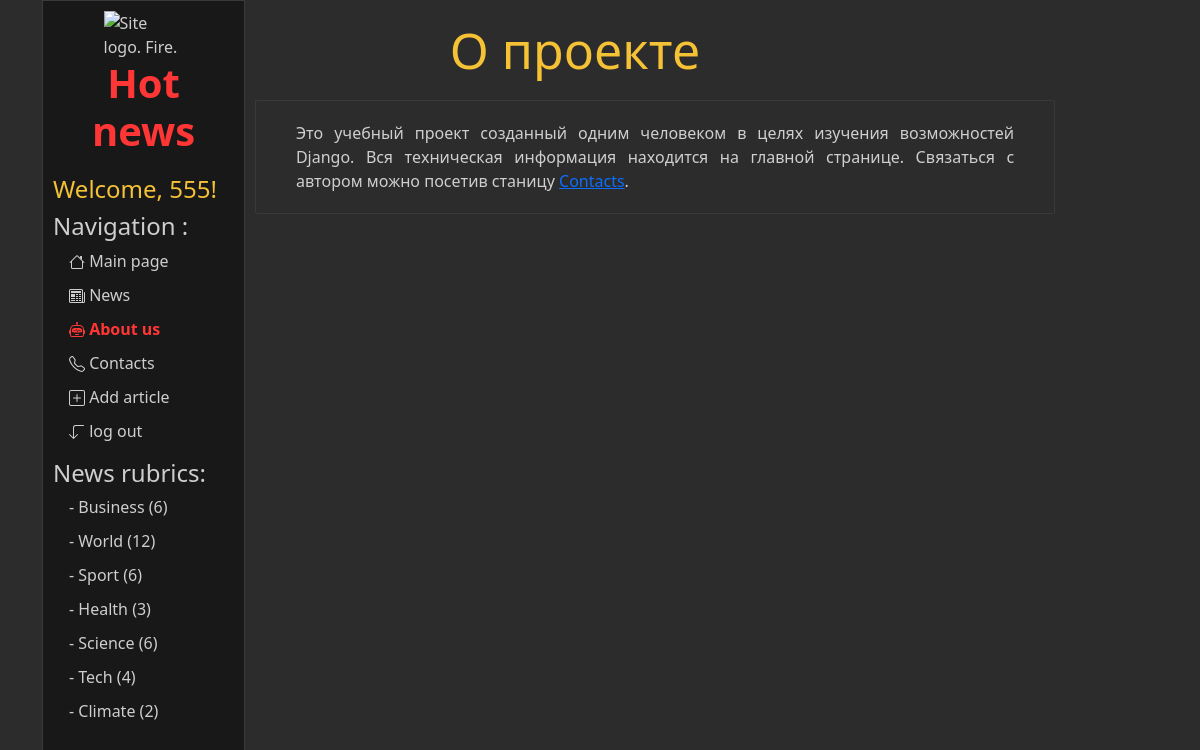
Screenshot of /about/ (signed in) with the database file from the repository.
### news/models.py (models this page shows, shortened)
class Rubric(models.Model):
    name = models.CharField(max_length=150,
                            help_text="Enter the article's rubric",
                            verbose_name="The article's rubric")
    class Meta:
        verbose_name = "Рубрику"
        verbose_name_plural = "Рубрики"

### main/views.py (the view)
# urls.py: path('about/', views.about, name='about'),
def about(request):
    rubrics = Rubric.objects.all()
    context = {'rubrics': rubrics}
    return render(request, 'main/about.html', context)

### main/templates/main/about.html (shortened to what this page needs)
{% extends "main/base.html" %}
{% block content %}
    <div class="features">
        <h1>О проекте</h1>
        <div class='article'>
            <p>Это учебный проект созданный одним человеком в целях изучения возможностей Django. Вся техническая информация находится на главной странице. Связаться с автором можно посетив станицу <a href="{% url 'contacts' %}">Contacts</a>.</p>
        </div>
    </div>
{% endblock content %}

### main/templates/main/base.html (shortened to what this page needs)
{% load static %}
<!DOCTYPE html>
<html lang="en">
    <head>
        <link rel="stylesheet" href="https://cdn.jsdelivr.net/npm/bootstrap@5.2.0-beta1/dist/css/bootstrap.min.css">
        <link rel="stylesheet" href="{% static 'main/css/main.css' %}">
    </head>
    <body>
        <div class="container">
            <div class=".col-">
                <aside>
                    <div>
                        <img src="{% static 'main/img/fire.png' %}" alt="Site logo. Fire.">
                        <h1 class="logo"> Hot news </h1>
                    </div>
                    <div>
                        {% if user.is_authenticated %}
                            <h4 style="color: #f5c236">Welcome, {{user.get_username.title}}!</h4>
                        {% endif %}
                        <h4>Navigation :</h4>
                        <ul>
                            <li><a href="{% url 'index' %}" class=""> Main page</a></li>
                            <li><a href="{% url 'news_index' %}" class=""> News </a></li>
                            <li><a href="{% url 'about' %}" class="{% if request.resolver_match.view_name  == 'about' %}active_a{% endif %}"> About us </a></li>
                            <li><a href="{% url 'contacts' %}" class=""> Contacts </a></li>
                            {% if user.is_authenticated %}
                              <li><a href="{% url 'add_an_article' %}" class=""> Add article </a></li>
                              <li><a href="{% url 'logout' %}" class=""> log out </a></li>
                            {% endif %}
                        </ul>
                        {% if rubrics %}
                            <h4>News rubrics:</h4>
                            <ul>
                                {%for rubric in rubrics%}
                                    <li><a href="{% url 'by_rubric' rubric.pk %}" class="{% if rubric.name == current_rubric.name %}active_a{% endif %}"> - {{rubric.name}} ({{rubric.newsarticles_set.count}})</a></li>
                                {%endfor%}
                            </ul>
                        {% endif %}
                    </div>
                </aside>
            </div>
            <div class=".col-md">
                <main>
                    {% block content %}
                    {% endblock content %}
                </main>
            </div>
        </div>
    </body>
</html>

### main/static/main/css/main.css (style rules this page uses)
* { margin: 0; padding: 0; box-sizing: border-box; }
body { background: #2c2c2c; }
aside { position: sticky; top: 0px; width: 203px; background: #181818; padding: 10px; height: 270vh; color: rgba(209, 209, 209, 0.986); border: 1px solid #3a3a3a; }
aside img { width: 80px; display: block; margin: 0 auto; }
aside .logo { margin: 0; margin-bottom: 20px; width: 100%; text-align: center; font-weight: bold; color: rgb(255, 54, 54); }
aside a { text-decoration-line: none; color: rgb(206, 206, 206); }
aside ul { padding-left: 1rem; }
aside ul li { color: rgb(207, 207, 207); display: block; margin-bottom: 10px; transition: transform 0.5s ease; list-style: none; }
.active_a { color: rgb(255, 54, 54); font-weight: bold; text-decoration: none; transform: scale3d(1.1, 1.1, 1.1); }
.article { border: 1px solid #3a3a3a; border-radius: 1%; width: 800px; margin: 20px auto; }
.features { color: rgb(207, 207, 207); text-align: center; width: 80%; }
.features p, h1, h2, h3 { width: 90%; margin: 20px auto; text-align: justify; }
.features h1 { font-size: 50px; color: #f5c236; text-align: center; }
.container { display: flex; gap: 10px; }

### rows the page displays
Rubric: name "Business", newsarticles_set.count "6"
Rubric: name "World", newsarticles_set.count "12"
Rubric: name "Sport", newsarticles_set.count "6"
Rubric: name "Health", newsarticles_set.count "3"
Rubric: name "Science", newsarticles_set.count "6"
Rubric: name "Tech", newsarticles_set.count "4"
Rubric: name "Climate", newsarticles_set.count "2"

### other values shown
{{ user.get_username.title }} "555"
